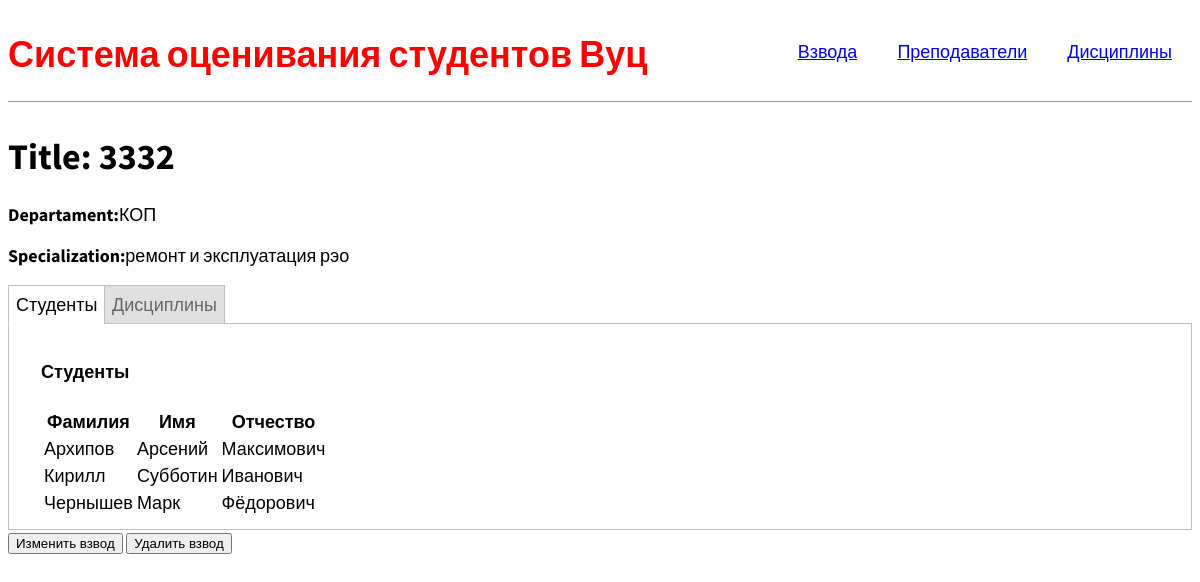
/squad/2, run on the app's committed database.
### firstapp/models.py (models this page shows, shortened)
class SquadModel(models.Model):
    number = models.IntegerField(unique=True)
    departament = models.ForeignKey(to="DepartamentModel", on_delete=models.CASCADE)
    specialization = models.CharField(max_length=200)
    class Meta:
        ordering = ['number']
    def get_edit_url(self):
        return  reverse('squad-edit', args=[str(self.id)])
    def get_del_url(self):
        return  reverse('squad-delete', args=[str(self.id)])

class DepartamentModel(models.Model):
    full_name = models.CharField(max_length=300, unique=True)
    short_name = models.CharField(max_length=10)
    def __str__(self):
        return self.short_name
    class Meta:
        ordering =["full_name"]

class StudentModel(models.Model):
    surname = models.CharField(max_length=80,verbose_name="фамилия")
    name = models.CharField(max_length=80, verbose_name='имя')
    patronymic = models.CharField(max_length=80, verbose_name='отчество')
    birthday = models.DateField(verbose_name='день рождения', default= django.utils.timezone.now())
    squad = models.ForeignKey(to="SquadModel", on_delete=models.CASCADE, verbose_name='номер взвода')
    class Meta:
        constraints = [
            models.UniqueConstraint(fields=['name', 'surname', 'patronymic'], name='unique fio student')
        ]
        ordering = ["surname", "name", "patronymic"]

### firstapp/views.py (the view)
# urls.py: re_path(r'^squad/(?P<pk>\d+)$', SquadDetailView.as_view(), name="squad-detail"),
class SquadDetailView(generic.DetailView):
    model = SquadModel

### firstapp/templates/firstapp/squadmodel_detail.html (shortened to what this page needs)
{% extends 'base.html' %}
{% block content %}
<h1>Title: {{squadmodel.number}}</h1>
<p><strong>Departament:</strong><a>{{squadmodel.departament}}</a></p>
<p><strong>Specialization:</strong><a>{{squadmodel.specialization}}</a></p>
<div class="tabs">
    <label for="tab_1">Студенты</label>
    <label for="tab_2">Дисциплины</label>
    <div id="students">
        <div style="margin-left:20px;margin-top:20px">
            <h4>Студенты</h4>
            <table>
                <tbody>
                <tr>
                    <th>Фамилия</th>
                    <th>Имя</th>
                    <th>Отчество</th>
                </tr>
                {% for student in squadmodel.studentmodel_set.all %}
                <tr>
                    <td>{{student.surname}}</td>
                    <td>{{student.name}}</td>
                    <td>{{student.patronymic}}</td>
                </tr>
                {% endfor %}
                </tbody>
            </table>
        </div>
    </div>
</div>
<button onclick="location.href='{{squadmodel.get_edit_url}}'">Изменить взвод</button>
<button onclick="location.href='{{squadmodel.get_del_url}}'">Удалить взвод</button>
{% endblock %}

### static/css/style.css (style rules this page uses)
body { font-family: 'Source Sans Pro', sans-serif; font-size: 18px; }

### firstapp/templates/firstapp/squadmodel_detail.html (style rules this page uses)
.tabs { width: 100%; padding: 0px; margin: 0 auto; }
.tabs>div { display: none; padding: 12px; border: 1px solid #C0C0C0; background: #FFFFFF; }
.tabs>label { display: inline-block; padding: 7px; margin: 0 -5px -1px 0; text-align: center; color: #666666; border: 1px solid #C0C0C0; background: #E0E0E0; cursor: pointer; }
.tabs>input:checked + label { color: #000000; border: 1px solid #C0C0C0; border-bottom: 1px solid #FFFFFF; background: #FFFFFF; }
#tab_1:checked ~ #students, #tab_2:checked ~ #disciplines { display: block; }

### data on the page
SquadModel: number "3332", departament "КОП", specialization "ремонт и эксплуатация рэо"
StudentModel: surname "Архипов", name "Арсений", patronymic "Максимович"
StudentModel: surname "Кирилл", name "Субботин", patronymic "Иванович"
StudentModel: surname "Чернышев", name "Марк", patronymic "Фёдорович"
